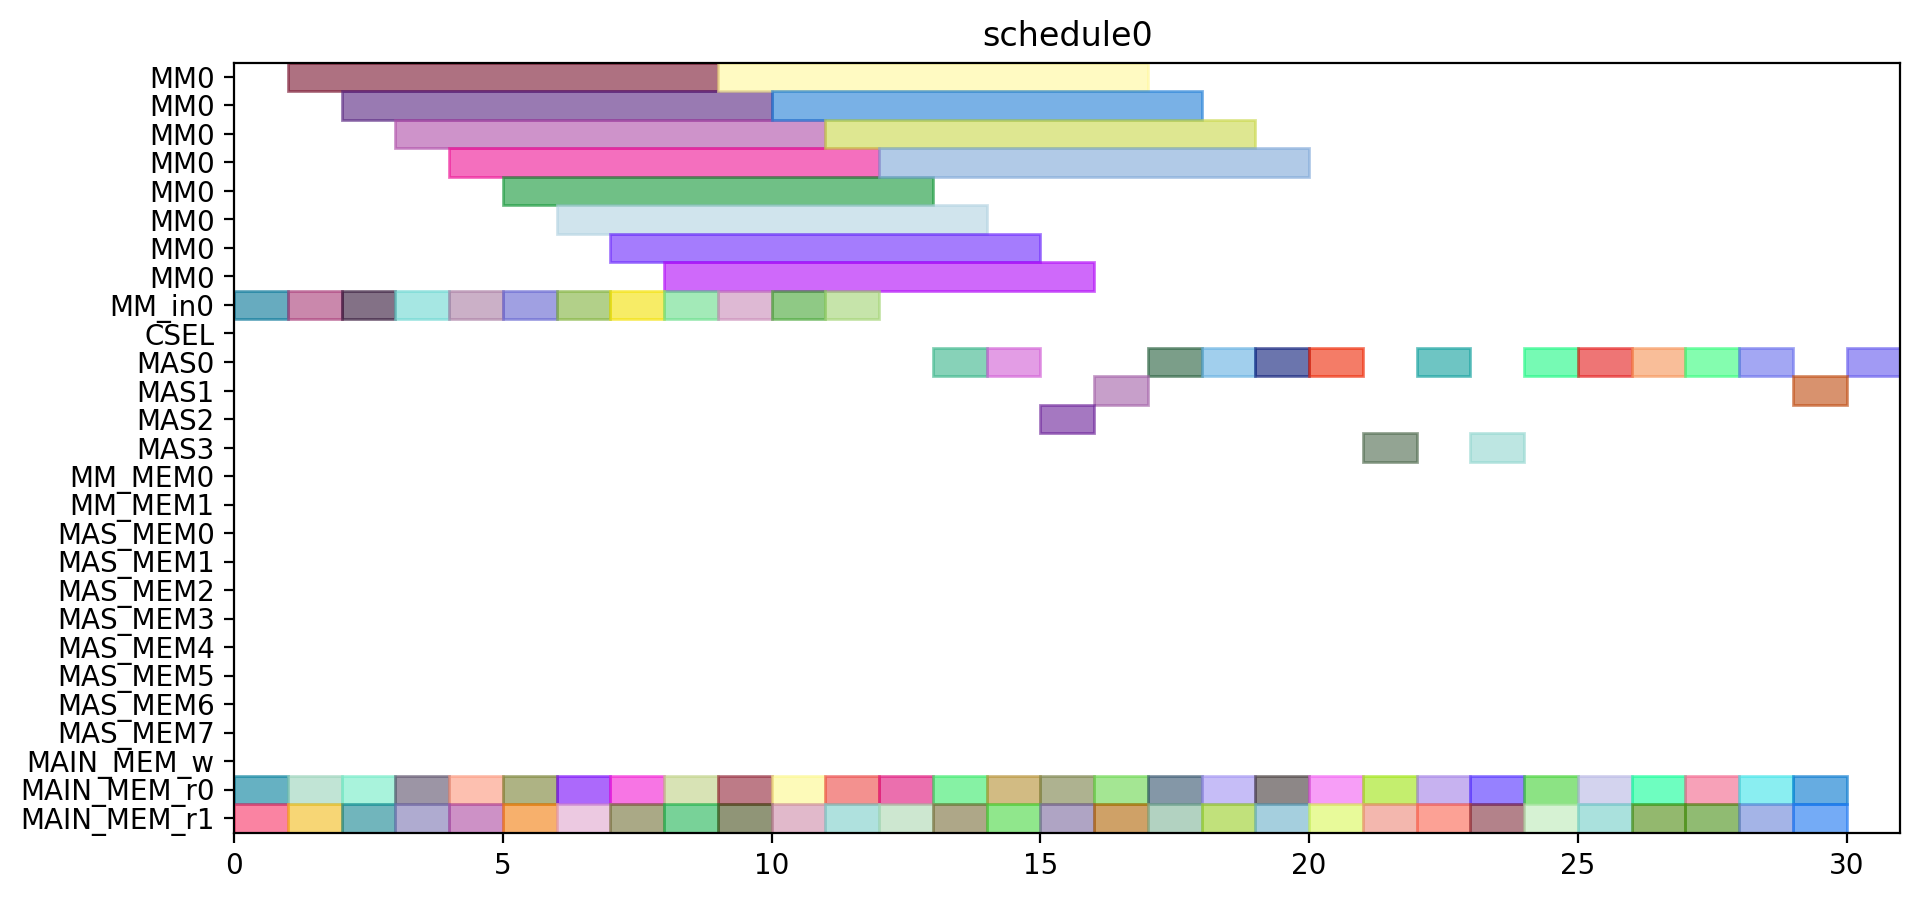

This chart was generated by the following Python code:
from pyschedule import Scenario, solvers, plotters, alt


def solve():
	horizon = 120
	S = Scenario("schedule0", horizon=horizon)

	# resource
	MM = S.Resources('MM', num=1, size=8)
	MM_in = S.Resources('MM_in', num=1)
	CSEL = S.Resource('CSEL')
	MAS = S.Resources('MAS', num=4, size=1, periods=range(1, horizon))
	MM_MEM = S.Resources('MM_MEM', num=2)
	MAS_MEM = S.Resources('MAS_MEM', num=8)
	MAIN_MEM_w = S.Resource('MAIN_MEM_w', size=1)
	MAIN_MEM_r = S.Resources('MAIN_MEM_r', num=2)

	# result of previous scheduling

	# new tasks
	c_t0_t0_t0 = S.Task('c_t0_t0_t0', length=8, delay_cost=1)
	c_t0_t0_t0 += alt(MM)
	c_t0_t0_t0_in = S.Task('c_t0_t0_t0_in', length=1, delay_cost=1)
	c_t0_t0_t0_in += alt(MM_in)
	S += c_t0_t0_t0_in*MM_in[0]<=c_t0_t0_t0*MM[0]
	c_t0_t0_t0_mem0 = S.Task('c_t0_t0_t0_mem0', length=1, delay_cost=1)
	c_t0_t0_t0_mem0 += MAIN_MEM_r[0]
	S += c_t0_t0_t0_mem0 <= c_t0_t0_t0

	c_t0_t0_t0_mem1 = S.Task('c_t0_t0_t0_mem1', length=1, delay_cost=1)
	c_t0_t0_t0_mem1 += MAIN_MEM_r[1]
	S += c_t0_t0_t0_mem1 <= c_t0_t0_t0

	c_t0_t0_t1 = S.Task('c_t0_t0_t1', length=8, delay_cost=1)
	c_t0_t0_t1 += alt(MM)
	c_t0_t0_t1_in = S.Task('c_t0_t0_t1_in', length=1, delay_cost=1)
	c_t0_t0_t1_in += alt(MM_in)
	S += c_t0_t0_t1_in*MM_in[0]<=c_t0_t0_t1*MM[0]
	c_t0_t0_t1_mem0 = S.Task('c_t0_t0_t1_mem0', length=1, delay_cost=1)
	c_t0_t0_t1_mem0 += MAIN_MEM_r[0]
	S += c_t0_t0_t1_mem0 <= c_t0_t0_t1

	c_t0_t0_t1_mem1 = S.Task('c_t0_t0_t1_mem1', length=1, delay_cost=1)
	c_t0_t0_t1_mem1 += MAIN_MEM_r[1]
	S += c_t0_t0_t1_mem1 <= c_t0_t0_t1

	c_t0_t0_t2 = S.Task('c_t0_t0_t2', length=1, delay_cost=1)
	c_t0_t0_t2 += alt(MAS)
	c_t0_t0_t2_mem0 = S.Task('c_t0_t0_t2_mem0', length=1, delay_cost=1)
	c_t0_t0_t2_mem0 += MAIN_MEM_r[0]
	S += c_t0_t0_t2_mem0 <= c_t0_t0_t2

	c_t0_t0_t2_mem1 = S.Task('c_t0_t0_t2_mem1', length=1, delay_cost=1)
	c_t0_t0_t2_mem1 += MAIN_MEM_r[1]
	S += c_t0_t0_t2_mem1 <= c_t0_t0_t2

	c_t0_t0_t3 = S.Task('c_t0_t0_t3', length=1, delay_cost=1)
	c_t0_t0_t3 += alt(MAS)
	c_t0_t0_t3_mem0 = S.Task('c_t0_t0_t3_mem0', length=1, delay_cost=1)
	c_t0_t0_t3_mem0 += MAIN_MEM_r[0]
	S += c_t0_t0_t3_mem0 <= c_t0_t0_t3

	c_t0_t0_t3_mem1 = S.Task('c_t0_t0_t3_mem1', length=1, delay_cost=1)
	c_t0_t0_t3_mem1 += MAIN_MEM_r[1]
	S += c_t0_t0_t3_mem1 <= c_t0_t0_t3

	c_t0_t1_t0 = S.Task('c_t0_t1_t0', length=8, delay_cost=1)
	c_t0_t1_t0 += alt(MM)
	c_t0_t1_t0_in = S.Task('c_t0_t1_t0_in', length=1, delay_cost=1)
	c_t0_t1_t0_in += alt(MM_in)
	S += c_t0_t1_t0_in*MM_in[0]<=c_t0_t1_t0*MM[0]
	c_t0_t1_t0_mem0 = S.Task('c_t0_t1_t0_mem0', length=1, delay_cost=1)
	c_t0_t1_t0_mem0 += MAIN_MEM_r[0]
	S += c_t0_t1_t0_mem0 <= c_t0_t1_t0

	c_t0_t1_t0_mem1 = S.Task('c_t0_t1_t0_mem1', length=1, delay_cost=1)
	c_t0_t1_t0_mem1 += MAIN_MEM_r[1]
	S += c_t0_t1_t0_mem1 <= c_t0_t1_t0

	c_t0_t1_t1 = S.Task('c_t0_t1_t1', length=8, delay_cost=1)
	c_t0_t1_t1 += alt(MM)
	c_t0_t1_t1_in = S.Task('c_t0_t1_t1_in', length=1, delay_cost=1)
	c_t0_t1_t1_in += alt(MM_in)
	S += c_t0_t1_t1_in*MM_in[0]<=c_t0_t1_t1*MM[0]
	c_t0_t1_t1_mem0 = S.Task('c_t0_t1_t1_mem0', length=1, delay_cost=1)
	c_t0_t1_t1_mem0 += MAIN_MEM_r[0]
	S += c_t0_t1_t1_mem0 <= c_t0_t1_t1

	c_t0_t1_t1_mem1 = S.Task('c_t0_t1_t1_mem1', length=1, delay_cost=1)
	c_t0_t1_t1_mem1 += MAIN_MEM_r[1]
	S += c_t0_t1_t1_mem1 <= c_t0_t1_t1

	c_t0_t1_t2 = S.Task('c_t0_t1_t2', length=1, delay_cost=1)
	c_t0_t1_t2 += alt(MAS)
	c_t0_t1_t2_mem0 = S.Task('c_t0_t1_t2_mem0', length=1, delay_cost=1)
	c_t0_t1_t2_mem0 += MAIN_MEM_r[0]
	S += c_t0_t1_t2_mem0 <= c_t0_t1_t2

	c_t0_t1_t2_mem1 = S.Task('c_t0_t1_t2_mem1', length=1, delay_cost=1)
	c_t0_t1_t2_mem1 += MAIN_MEM_r[1]
	S += c_t0_t1_t2_mem1 <= c_t0_t1_t2

	c_t0_t1_t3 = S.Task('c_t0_t1_t3', length=1, delay_cost=1)
	c_t0_t1_t3 += alt(MAS)
	c_t0_t1_t3_mem0 = S.Task('c_t0_t1_t3_mem0', length=1, delay_cost=1)
	c_t0_t1_t3_mem0 += MAIN_MEM_r[0]
	S += c_t0_t1_t3_mem0 <= c_t0_t1_t3

	c_t0_t1_t3_mem1 = S.Task('c_t0_t1_t3_mem1', length=1, delay_cost=1)
	c_t0_t1_t3_mem1 += MAIN_MEM_r[1]
	S += c_t0_t1_t3_mem1 <= c_t0_t1_t3

	c_t0_t20 = S.Task('c_t0_t20', length=1, delay_cost=1)
	c_t0_t20 += alt(MAS)
	c_t0_t20_mem0 = S.Task('c_t0_t20_mem0', length=1, delay_cost=1)
	c_t0_t20_mem0 += MAIN_MEM_r[0]
	S += c_t0_t20_mem0 <= c_t0_t20

	c_t0_t20_mem1 = S.Task('c_t0_t20_mem1', length=1, delay_cost=1)
	c_t0_t20_mem1 += MAIN_MEM_r[1]
	S += c_t0_t20_mem1 <= c_t0_t20

	c_t0_t21 = S.Task('c_t0_t21', length=1, delay_cost=1)
	c_t0_t21 += alt(MAS)
	c_t0_t21_mem0 = S.Task('c_t0_t21_mem0', length=1, delay_cost=1)
	c_t0_t21_mem0 += MAIN_MEM_r[0]
	S += c_t0_t21_mem0 <= c_t0_t21

	c_t0_t21_mem1 = S.Task('c_t0_t21_mem1', length=1, delay_cost=1)
	c_t0_t21_mem1 += MAIN_MEM_r[1]
	S += c_t0_t21_mem1 <= c_t0_t21

	c_t0_t30 = S.Task('c_t0_t30', length=1, delay_cost=1)
	c_t0_t30 += alt(MAS)
	c_t0_t30_mem0 = S.Task('c_t0_t30_mem0', length=1, delay_cost=1)
	c_t0_t30_mem0 += MAIN_MEM_r[0]
	S += c_t0_t30_mem0 <= c_t0_t30

	c_t0_t30_mem1 = S.Task('c_t0_t30_mem1', length=1, delay_cost=1)
	c_t0_t30_mem1 += MAIN_MEM_r[1]
	S += c_t0_t30_mem1 <= c_t0_t30

	c_t0_t31 = S.Task('c_t0_t31', length=1, delay_cost=1)
	c_t0_t31 += alt(MAS)
	c_t0_t31_mem0 = S.Task('c_t0_t31_mem0', length=1, delay_cost=1)
	c_t0_t31_mem0 += MAIN_MEM_r[0]
	S += c_t0_t31_mem0 <= c_t0_t31

	c_t0_t31_mem1 = S.Task('c_t0_t31_mem1', length=1, delay_cost=1)
	c_t0_t31_mem1 += MAIN_MEM_r[1]
	S += c_t0_t31_mem1 <= c_t0_t31

	c_t1_t0_t0 = S.Task('c_t1_t0_t0', length=8, delay_cost=1)
	c_t1_t0_t0 += alt(MM)
	c_t1_t0_t0_in = S.Task('c_t1_t0_t0_in', length=1, delay_cost=1)
	c_t1_t0_t0_in += alt(MM_in)
	S += c_t1_t0_t0_in*MM_in[0]<=c_t1_t0_t0*MM[0]
	c_t1_t0_t0_mem0 = S.Task('c_t1_t0_t0_mem0', length=1, delay_cost=1)
	c_t1_t0_t0_mem0 += MAIN_MEM_r[0]
	S += c_t1_t0_t0_mem0 <= c_t1_t0_t0

	c_t1_t0_t0_mem1 = S.Task('c_t1_t0_t0_mem1', length=1, delay_cost=1)
	c_t1_t0_t0_mem1 += MAIN_MEM_r[1]
	S += c_t1_t0_t0_mem1 <= c_t1_t0_t0

	c_t1_t0_t1 = S.Task('c_t1_t0_t1', length=8, delay_cost=1)
	c_t1_t0_t1 += alt(MM)
	c_t1_t0_t1_in = S.Task('c_t1_t0_t1_in', length=1, delay_cost=1)
	c_t1_t0_t1_in += alt(MM_in)
	S += c_t1_t0_t1_in*MM_in[0]<=c_t1_t0_t1*MM[0]
	c_t1_t0_t1_mem0 = S.Task('c_t1_t0_t1_mem0', length=1, delay_cost=1)
	c_t1_t0_t1_mem0 += MAIN_MEM_r[0]
	S += c_t1_t0_t1_mem0 <= c_t1_t0_t1

	c_t1_t0_t1_mem1 = S.Task('c_t1_t0_t1_mem1', length=1, delay_cost=1)
	c_t1_t0_t1_mem1 += MAIN_MEM_r[1]
	S += c_t1_t0_t1_mem1 <= c_t1_t0_t1

	c_t1_t0_t2 = S.Task('c_t1_t0_t2', length=1, delay_cost=1)
	c_t1_t0_t2 += alt(MAS)
	c_t1_t0_t2_mem0 = S.Task('c_t1_t0_t2_mem0', length=1, delay_cost=1)
	c_t1_t0_t2_mem0 += MAIN_MEM_r[0]
	S += c_t1_t0_t2_mem0 <= c_t1_t0_t2

	c_t1_t0_t2_mem1 = S.Task('c_t1_t0_t2_mem1', length=1, delay_cost=1)
	c_t1_t0_t2_mem1 += MAIN_MEM_r[1]
	S += c_t1_t0_t2_mem1 <= c_t1_t0_t2

	c_t1_t0_t3 = S.Task('c_t1_t0_t3', length=1, delay_cost=1)
	c_t1_t0_t3 += alt(MAS)
	c_t1_t0_t3_mem0 = S.Task('c_t1_t0_t3_mem0', length=1, delay_cost=1)
	c_t1_t0_t3_mem0 += MAIN_MEM_r[0]
	S += c_t1_t0_t3_mem0 <= c_t1_t0_t3

	c_t1_t0_t3_mem1 = S.Task('c_t1_t0_t3_mem1', length=1, delay_cost=1)
	c_t1_t0_t3_mem1 += MAIN_MEM_r[1]
	S += c_t1_t0_t3_mem1 <= c_t1_t0_t3

	c_t1_t1_t0 = S.Task('c_t1_t1_t0', length=8, delay_cost=1)
	c_t1_t1_t0 += alt(MM)
	c_t1_t1_t0_in = S.Task('c_t1_t1_t0_in', length=1, delay_cost=1)
	c_t1_t1_t0_in += alt(MM_in)
	S += c_t1_t1_t0_in*MM_in[0]<=c_t1_t1_t0*MM[0]
	c_t1_t1_t0_mem0 = S.Task('c_t1_t1_t0_mem0', length=1, delay_cost=1)
	c_t1_t1_t0_mem0 += MAIN_MEM_r[0]
	S += c_t1_t1_t0_mem0 <= c_t1_t1_t0

	c_t1_t1_t0_mem1 = S.Task('c_t1_t1_t0_mem1', length=1, delay_cost=1)
	c_t1_t1_t0_mem1 += MAIN_MEM_r[1]
	S += c_t1_t1_t0_mem1 <= c_t1_t1_t0

	c_t1_t1_t1 = S.Task('c_t1_t1_t1', length=8, delay_cost=1)
	c_t1_t1_t1 += alt(MM)
	c_t1_t1_t1_in = S.Task('c_t1_t1_t1_in', length=1, delay_cost=1)
	c_t1_t1_t1_in += alt(MM_in)
	S += c_t1_t1_t1_in*MM_in[0]<=c_t1_t1_t1*MM[0]
	c_t1_t1_t1_mem0 = S.Task('c_t1_t1_t1_mem0', length=1, delay_cost=1)
	c_t1_t1_t1_mem0 += MAIN_MEM_r[0]
	S += c_t1_t1_t1_mem0 <= c_t1_t1_t1

	c_t1_t1_t1_mem1 = S.Task('c_t1_t1_t1_mem1', length=1, delay_cost=1)
	c_t1_t1_t1_mem1 += MAIN_MEM_r[1]
	S += c_t1_t1_t1_mem1 <= c_t1_t1_t1

	c_t1_t1_t2 = S.Task('c_t1_t1_t2', length=1, delay_cost=1)
	c_t1_t1_t2 += alt(MAS)
	c_t1_t1_t2_mem0 = S.Task('c_t1_t1_t2_mem0', length=1, delay_cost=1)
	c_t1_t1_t2_mem0 += MAIN_MEM_r[0]
	S += c_t1_t1_t2_mem0 <= c_t1_t1_t2

	c_t1_t1_t2_mem1 = S.Task('c_t1_t1_t2_mem1', length=1, delay_cost=1)
	c_t1_t1_t2_mem1 += MAIN_MEM_r[1]
	S += c_t1_t1_t2_mem1 <= c_t1_t1_t2

	c_t1_t1_t3 = S.Task('c_t1_t1_t3', length=1, delay_cost=1)
	c_t1_t1_t3 += alt(MAS)
	c_t1_t1_t3_mem0 = S.Task('c_t1_t1_t3_mem0', length=1, delay_cost=1)
	c_t1_t1_t3_mem0 += MAIN_MEM_r[0]
	S += c_t1_t1_t3_mem0 <= c_t1_t1_t3

	c_t1_t1_t3_mem1 = S.Task('c_t1_t1_t3_mem1', length=1, delay_cost=1)
	c_t1_t1_t3_mem1 += MAIN_MEM_r[1]
	S += c_t1_t1_t3_mem1 <= c_t1_t1_t3

	c_t1_t20 = S.Task('c_t1_t20', length=1, delay_cost=1)
	c_t1_t20 += alt(MAS)
	c_t1_t20_mem0 = S.Task('c_t1_t20_mem0', length=1, delay_cost=1)
	c_t1_t20_mem0 += MAIN_MEM_r[0]
	S += c_t1_t20_mem0 <= c_t1_t20

	c_t1_t20_mem1 = S.Task('c_t1_t20_mem1', length=1, delay_cost=1)
	c_t1_t20_mem1 += MAIN_MEM_r[1]
	S += c_t1_t20_mem1 <= c_t1_t20

	c_t1_t21 = S.Task('c_t1_t21', length=1, delay_cost=1)
	c_t1_t21 += alt(MAS)
	c_t1_t21_mem0 = S.Task('c_t1_t21_mem0', length=1, delay_cost=1)
	c_t1_t21_mem0 += MAIN_MEM_r[0]
	S += c_t1_t21_mem0 <= c_t1_t21

	c_t1_t21_mem1 = S.Task('c_t1_t21_mem1', length=1, delay_cost=1)
	c_t1_t21_mem1 += MAIN_MEM_r[1]
	S += c_t1_t21_mem1 <= c_t1_t21

	c_t1_t30 = S.Task('c_t1_t30', length=1, delay_cost=1)
	c_t1_t30 += alt(MAS)
	c_t1_t30_mem0 = S.Task('c_t1_t30_mem0', length=1, delay_cost=1)
	c_t1_t30_mem0 += MAIN_MEM_r[0]
	S += c_t1_t30_mem0 <= c_t1_t30

	c_t1_t30_mem1 = S.Task('c_t1_t30_mem1', length=1, delay_cost=1)
	c_t1_t30_mem1 += MAIN_MEM_r[1]
	S += c_t1_t30_mem1 <= c_t1_t30

	c_t1_t31 = S.Task('c_t1_t31', length=1, delay_cost=1)
	c_t1_t31 += alt(MAS)
	c_t1_t31_mem0 = S.Task('c_t1_t31_mem0', length=1, delay_cost=1)
	c_t1_t31_mem0 += MAIN_MEM_r[0]
	S += c_t1_t31_mem0 <= c_t1_t31

	c_t1_t31_mem1 = S.Task('c_t1_t31_mem1', length=1, delay_cost=1)
	c_t1_t31_mem1 += MAIN_MEM_r[1]
	S += c_t1_t31_mem1 <= c_t1_t31

	c_t2_t0_t0 = S.Task('c_t2_t0_t0', length=8, delay_cost=1)
	c_t2_t0_t0 += alt(MM)
	c_t2_t0_t0_in = S.Task('c_t2_t0_t0_in', length=1, delay_cost=1)
	c_t2_t0_t0_in += alt(MM_in)
	S += c_t2_t0_t0_in*MM_in[0]<=c_t2_t0_t0*MM[0]
	c_t2_t0_t0_mem0 = S.Task('c_t2_t0_t0_mem0', length=1, delay_cost=1)
	c_t2_t0_t0_mem0 += MAIN_MEM_r[0]
	S += c_t2_t0_t0_mem0 <= c_t2_t0_t0

	c_t2_t0_t0_mem1 = S.Task('c_t2_t0_t0_mem1', length=1, delay_cost=1)
	c_t2_t0_t0_mem1 += MAIN_MEM_r[1]
	S += c_t2_t0_t0_mem1 <= c_t2_t0_t0

	c_t2_t0_t1 = S.Task('c_t2_t0_t1', length=8, delay_cost=1)
	c_t2_t0_t1 += alt(MM)
	c_t2_t0_t1_in = S.Task('c_t2_t0_t1_in', length=1, delay_cost=1)
	c_t2_t0_t1_in += alt(MM_in)
	S += c_t2_t0_t1_in*MM_in[0]<=c_t2_t0_t1*MM[0]
	c_t2_t0_t1_mem0 = S.Task('c_t2_t0_t1_mem0', length=1, delay_cost=1)
	c_t2_t0_t1_mem0 += MAIN_MEM_r[0]
	S += c_t2_t0_t1_mem0 <= c_t2_t0_t1

	c_t2_t0_t1_mem1 = S.Task('c_t2_t0_t1_mem1', length=1, delay_cost=1)
	c_t2_t0_t1_mem1 += MAIN_MEM_r[1]
	S += c_t2_t0_t1_mem1 <= c_t2_t0_t1

	c_t2_t0_t2 = S.Task('c_t2_t0_t2', length=1, delay_cost=1)
	c_t2_t0_t2 += alt(MAS)
	c_t2_t0_t2_mem0 = S.Task('c_t2_t0_t2_mem0', length=1, delay_cost=1)
	c_t2_t0_t2_mem0 += MAIN_MEM_r[0]
	S += c_t2_t0_t2_mem0 <= c_t2_t0_t2

	c_t2_t0_t2_mem1 = S.Task('c_t2_t0_t2_mem1', length=1, delay_cost=1)
	c_t2_t0_t2_mem1 += MAIN_MEM_r[1]
	S += c_t2_t0_t2_mem1 <= c_t2_t0_t2

	c_t2_t0_t3 = S.Task('c_t2_t0_t3', length=1, delay_cost=1)
	c_t2_t0_t3 += alt(MAS)
	c_t2_t0_t3_mem0 = S.Task('c_t2_t0_t3_mem0', length=1, delay_cost=1)
	c_t2_t0_t3_mem0 += MAIN_MEM_r[0]
	S += c_t2_t0_t3_mem0 <= c_t2_t0_t3

	c_t2_t0_t3_mem1 = S.Task('c_t2_t0_t3_mem1', length=1, delay_cost=1)
	c_t2_t0_t3_mem1 += MAIN_MEM_r[1]
	S += c_t2_t0_t3_mem1 <= c_t2_t0_t3

	c_t2_t1_t0 = S.Task('c_t2_t1_t0', length=8, delay_cost=1)
	c_t2_t1_t0 += alt(MM)
	c_t2_t1_t0_in = S.Task('c_t2_t1_t0_in', length=1, delay_cost=1)
	c_t2_t1_t0_in += alt(MM_in)
	S += c_t2_t1_t0_in*MM_in[0]<=c_t2_t1_t0*MM[0]
	c_t2_t1_t0_mem0 = S.Task('c_t2_t1_t0_mem0', length=1, delay_cost=1)
	c_t2_t1_t0_mem0 += MAIN_MEM_r[0]
	S += c_t2_t1_t0_mem0 <= c_t2_t1_t0

	c_t2_t1_t0_mem1 = S.Task('c_t2_t1_t0_mem1', length=1, delay_cost=1)
	c_t2_t1_t0_mem1 += MAIN_MEM_r[1]
	S += c_t2_t1_t0_mem1 <= c_t2_t1_t0

	c_t2_t1_t1 = S.Task('c_t2_t1_t1', length=8, delay_cost=1)
	c_t2_t1_t1 += alt(MM)
	c_t2_t1_t1_in = S.Task('c_t2_t1_t1_in', length=1, delay_cost=1)
	c_t2_t1_t1_in += alt(MM_in)
	S += c_t2_t1_t1_in*MM_in[0]<=c_t2_t1_t1*MM[0]
	c_t2_t1_t1_mem0 = S.Task('c_t2_t1_t1_mem0', length=1, delay_cost=1)
	c_t2_t1_t1_mem0 += MAIN_MEM_r[0]
	S += c_t2_t1_t1_mem0 <= c_t2_t1_t1

	c_t2_t1_t1_mem1 = S.Task('c_t2_t1_t1_mem1', length=1, delay_cost=1)
	c_t2_t1_t1_mem1 += MAIN_MEM_r[1]
	S += c_t2_t1_t1_mem1 <= c_t2_t1_t1

	solvers.mip.solve(S,msg=1,kind='CPLEX',ratio_gap=1.01)

	solution = [['hoge']*len(S.solution()[1]) for i in range(len(S.solution()))]
	for i in range(len(S.solution())):
		for j in range(len(S.solution()[i])):
			solution[i][j]=str(S.solution()[i][j])
	print(solution)

	cycles = int(solution[-1][3])

	pic_file_name = "/home/mfukuda/ABE/multiRAM_multiMAS_16mux/scheduling_result/stage8MM1_stage1MAS4/MUL/schedule0.png"
	if(S.solution() != []):
		plotters.matplotlib.plot(S,img_filename=pic_file_name, show_task_labels=False, fig_size=(cycles*0.25+3, 5))

	return solution
